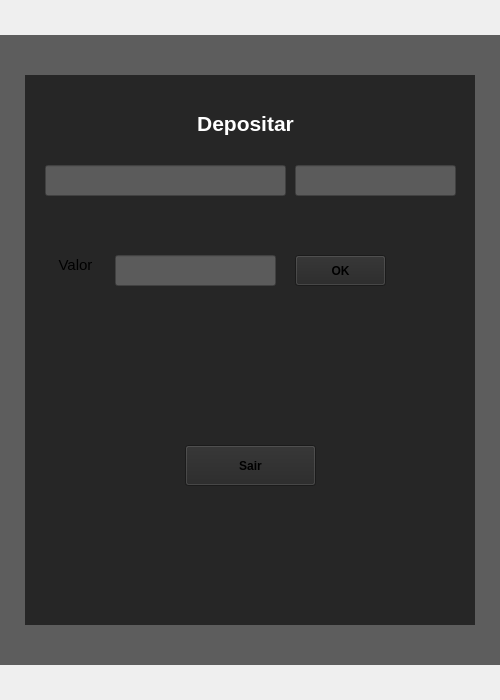
<?xml version="1.0" encoding="UTF-8"?>
<ui version="4.0">
 <class>MainWindow</class>
 <widget class="QMainWindow" name="MainWindow">
  <property name="geometry">
   <rect>
    <x>0</x>
    <y>0</y>
    <width>500</width>
    <height>700</height>
   </rect>
  </property>
  <property name="minimumSize">
   <size>
    <width>500</width>
    <height>700</height>
   </size>
  </property>
  <property name="windowTitle">
   <string>MainWindow</string>
  </property>
  <widget class="QWidget" name="centralwidget">
   <layout class="QVBoxLayout" name="verticalLayout">
    <property name="spacing">
     <number>0</number>
    </property>
    <property name="leftMargin">
     <number>0</number>
    </property>
    <property name="topMargin">
     <number>0</number>
    </property>
    <property name="rightMargin">
     <number>0</number>
    </property>
    <property name="bottomMargin">
     <number>0</number>
    </property>
    <item>
     <widget class="QFrame" name="frame">
      <property name="maximumSize">
       <size>
        <width>16777215</width>
        <height>35</height>
       </size>
      </property>
      <property name="frameShape">
       <enum>QFrame::NoFrame</enum>
      </property>
      <property name="frameShadow">
       <enum>QFrame::Raised</enum>
      </property>
      <layout class="QHBoxLayout" name="horizontalLayout_2">
       <property name="spacing">
        <number>0</number>
       </property>
       <property name="leftMargin">
        <number>0</number>
       </property>
       <property name="topMargin">
        <number>5</number>
       </property>
       <property name="rightMargin">
        <number>0</number>
       </property>
       <property name="bottomMargin">
        <number>0</number>
       </property>
      </layout>
     </widget>
    </item>
    <item>
     <widget class="QFrame" name="frame_2">
      <property name="styleSheet">
       <string notr="true">background-color: rgb(255, 255, 255);
background-color: rgb(93, 93, 93);</string>
      </property>
      <property name="frameShape">
       <enum>QFrame::NoFrame</enum>
      </property>
      <property name="frameShadow">
       <enum>QFrame::Raised</enum>
      </property>
      <layout class="QHBoxLayout" name="horizontalLayout">
       <item>
        <widget class="QFrame" name="frame_4">
         <property name="maximumSize">
          <size>
           <width>450</width>
           <height>550</height>
          </size>
         </property>
         <property name="styleSheet">
          <string notr="true">background-color: rgb(38, 38, 38);</string>
         </property>
         <property name="frameShape">
          <enum>QFrame::NoFrame</enum>
         </property>
         <property name="frameShadow">
          <enum>QFrame::Raised</enum>
         </property>
         <widget class="QLabel" name="label">
          <property name="geometry">
           <rect>
            <x>0</x>
            <y>30</y>
            <width>441</width>
            <height>37</height>
           </rect>
          </property>
          <property name="minimumSize">
           <size>
            <width>0</width>
            <height>0</height>
           </size>
          </property>
          <property name="maximumSize">
           <size>
            <width>16777215</width>
            <height>50</height>
           </size>
          </property>
          <property name="styleSheet">
           <string notr="true">color: rgb(255, 255, 255);</string>
          </property>
          <property name="text">
           <string>&lt;html&gt;&lt;head/&gt;&lt;body&gt;&lt;p align=&quot;center&quot;&gt;&lt;span style=&quot; font-size:16pt; font-weight:600;&quot;&gt;Depositar&lt;/span&gt;&lt;/p&gt;&lt;/body&gt;&lt;/html&gt;</string>
          </property>
         </widget>
         <widget class="QLineEdit" name="campo_cpf">
          <property name="geometry">
           <rect>
            <x>270</x>
            <y>90</y>
            <width>161</width>
            <height>31</height>
           </rect>
          </property>
          <property name="styleSheet">
           <string notr="true">background-color: rgb(91, 91, 91);</string>
          </property>
         </widget>
         <widget class="QLineEdit" name="campo_nome">
          <property name="geometry">
           <rect>
            <x>20</x>
            <y>90</y>
            <width>241</width>
            <height>31</height>
           </rect>
          </property>
          <property name="styleSheet">
           <string notr="true">background-color: rgb(91, 91, 91);</string>
          </property>
         </widget>
         <widget class="QPushButton" name="botao_sair">
          <property name="geometry">
           <rect>
            <x>160</x>
            <y>370</y>
            <width>131</width>
            <height>41</height>
           </rect>
          </property>
          <property name="font">
           <font>
            <weight>75</weight>
            <bold>true</bold>
           </font>
          </property>
          <property name="text">
           <string>Sair</string>
          </property>
         </widget>
         <widget class="QPushButton" name="botao_ok">
          <property name="geometry">
           <rect>
            <x>270</x>
            <y>180</y>
            <width>91</width>
            <height>31</height>
           </rect>
          </property>
          <property name="font">
           <font>
            <weight>75</weight>
            <bold>true</bold>
           </font>
          </property>
          <property name="text">
           <string>OK</string>
          </property>
         </widget>
         <widget class="QLabel" name="label_3">
          <property name="geometry">
           <rect>
            <x>10</x>
            <y>180</y>
            <width>81</width>
            <height>21</height>
           </rect>
          </property>
          <property name="font">
           <font>
            <pointsize>15</pointsize>
           </font>
          </property>
          <property name="text">
           <string>&lt;html&gt;&lt;head/&gt;&lt;body&gt;&lt;p align=&quot;center&quot;&gt;&lt;span style=&quot; font-size:11pt;&quot;&gt;Valor&lt;/span&gt;&lt;/p&gt;&lt;/body&gt;&lt;/html&gt;</string>
          </property>
         </widget>
         <widget class="QLineEdit" name="campo_valor">
          <property name="geometry">
           <rect>
            <x>90</x>
            <y>180</y>
            <width>161</width>
            <height>31</height>
           </rect>
          </property>
          <property name="styleSheet">
           <string notr="true">background-color: rgb(91, 91, 91);</string>
          </property>
         </widget>
        </widget>
       </item>
      </layout>
     </widget>
    </item>
    <item>
     <widget class="QFrame" name="frame_3">
      <property name="maximumSize">
       <size>
        <width>16777215</width>
        <height>35</height>
       </size>
      </property>
      <property name="frameShape">
       <enum>QFrame::NoFrame</enum>
      </property>
      <property name="frameShadow">
       <enum>QFrame::Raised</enum>
      </property>
     </widget>
    </item>
   </layout>
  </widget>
 </widget>
 <resources/>
 <connections/>
</ui>
